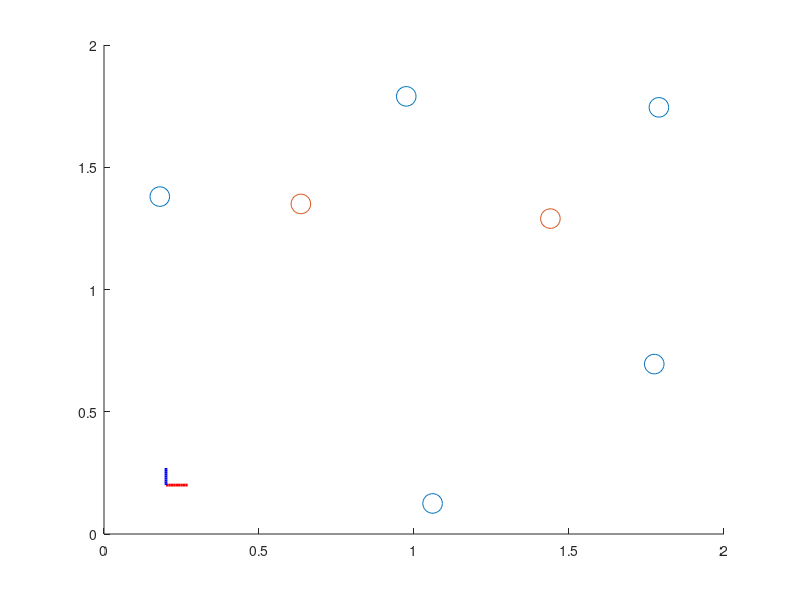

Recreate this plot in MATLAB.
function ekf_localization_robot()
clear all
close all

% extract data
load('map.mat');
x = [map(1,2:3)'; 0]; 
goals = map(2:3,2:3);
beacons = map(4:end,1:3);
scatter(beacons(:,2),beacons(:,3),200,'k*');
hold on
scatter(goals(:,1),goals(:,2),200,'rx');
plot_pose(x);

%x = toPoint(pb,)

end

function plot_pose(x)
    l = 0.07;
    red_axis_x = x(1) + linspace(0,l*cos(x(3)),10);
    red_axis_y = x(2) + linspace(0,l*sin(x(3)),10);
    blue_axis_x = x(1) + linspace(0,-l*sin(x(3)),10);
    blue_axis_y = x(2) + linspace(0,l*cos(x(3)),10);
    
    plot(red_axis_x,red_axis_y,'r','LineWidth',2);
    plot(blue_axis_x,blue_axis_y,'b','LineWidth',2);
end
